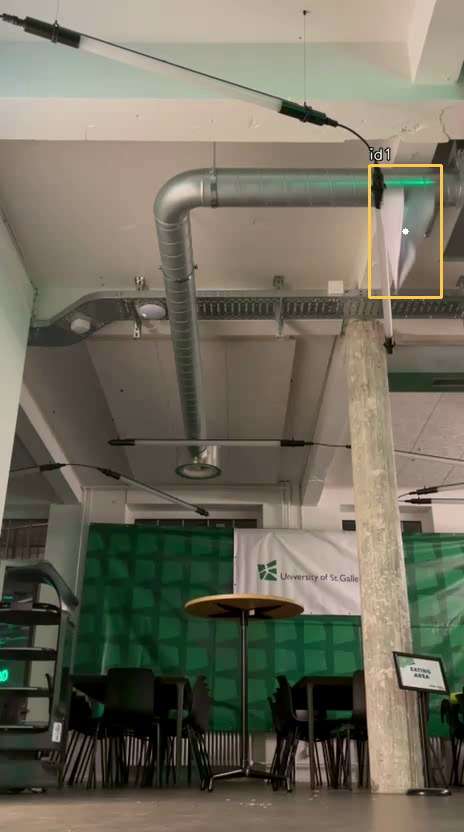
#> input picture frame 12 of app/ultralytics/out_motion_strict/annotated.mp4, 464 x 832 px, given in place of test_video.mp4, which was not available
$ python vikram_motion_detection.py
#> lines starting #> are read from the running program, lines starting #| are printed output that depends on the picture; pictures that were not available may be replaced by others from this repository, and a replacement may not be noted
import cv2
import numpy as np
import pandas as pd
from collections import deque
from pathlib import Path

# ---------------- Tunables (stricter defaults) ----------------
VIDEO_PATH      = "test_videos/test_video.mp4"
OUTPUT_DIR      = "out_motion_strict"

# --- Recall + steady (preset A) ---
MIN_AREA        = 550
MAX_AREA        = 180000
ASPECT_MIN      = 0.30
ASPECT_MAX      = 4.2
MIN_SOLIDITY    = 0.45
MIN_EXTENT      = 0.35

HISTORY         = 300
VAR_THRESHOLD   = 12
FG_THRESHOLD    = 125
WARMUP_FRAMES   = 10
GAUSS_BLUR_K    = 0    # disable pre-blur to keep edges

KERNEL_OPEN     = (3, 3)
KERNEL_CLOSE    = (3, 3)
KERNEL_DILATE   = (5, 5)

USE_FLOW        = True
MIN_SPEED_PX    = 1.6
MIN_MEAN_SPEED  = 0.8

IOU_MATCH_DIST  = 0.28
MAX_MISSES      = 10
CONFIRM_WIN_N   = 6
CONFIRM_MIN_K   = 3
IGNORE_BORDER_PX= 4


Path(OUTPUT_DIR).mkdir(parents=True, exist_ok=True)

cap = cv2.VideoCapture(VIDEO_PATH)
if not cap.isOpened():
    raise SystemExit(f"Cannot open: {VIDEO_PATH}")

W = int(cap.get(cv2.CAP_PROP_FRAME_WIDTH))
H = int(cap.get(cv2.CAP_PROP_FRAME_HEIGHT))
FPS = cap.get(cv2.CAP_PROP_FPS) or 30.0

fourcc = cv2.VideoWriter_fourcc(*"mp4v")
writer = cv2.VideoWriter(str(Path(OUTPUT_DIR, "annotated.mp4")), fourcc, FPS, (W, H))

# Background subtractor (no shadows)
fg = cv2.createBackgroundSubtractorMOG2(history=HISTORY, varThreshold=VAR_THRESHOLD, detectShadows=False)
kernel_open   = cv2.getStructuringElement(cv2.MORPH_ELLIPSE, KERNEL_OPEN)
kernel_close  = cv2.getStructuringElement(cv2.MORPH_ELLIPSE, KERNEL_CLOSE)
kernel_dilate = cv2.getStructuringElement(cv2.MORPH_ELLIPSE, KERNEL_DILATE)

# Optical flow state
prev_gray = None

# Simple tracker with temporal confirmation
tracks = {}       # id -> {box:[x1,y1,x2,y2], misses:int, hits:deque(bool, N)}
next_id = 1

def iou(a, b):
    ax1, ay1, ax2, ay2 = a; bx1, by1, bx2, by2 = b
    x1, y1 = max(ax1, bx1), max(ay1, by1)
    x2, y2 = min(ax2, bx2), min(ay2, by2)
    w, h = max(0, x2-x1), max(0, y2-y1)
    inter = w*h
    area_a = max(0, (ax2-ax1)*(ay2-ay1))
    area_b = max(0, (bx2-bx1)*(by2-by1))
    denom = max(1e-6, area_a + area_b - inter)
    return inter / denom

def associate(dets, tracks, iou_thr=IOU_MATCH_DIST):
    assigned_det = set()
    assigned_trk = set()
    matches = []
    # greedy best match per track
    for tid, t in tracks.items():
        best_iou, best_j = 0.0, None
        for j, d in enumerate(dets):
            if j in assigned_det: continue
            ov = iou(t["box"], d)
            if ov > best_iou:
                best_iou, best_j = ov, j
        if best_j is not None and best_iou >= iou_thr:
            matches.append((tid, best_j))
            assigned_trk.add(tid)
            assigned_det.add(best_j)
    new = [j for j in range(len(dets)) if j not in assigned_det]
    missed = [tid for tid in tracks.keys() if tid not in assigned_trk]
    return matches, new, missed

def shape_quality(contour, bbox_area):
    area = cv2.contourArea(contour)
    if area <= 0 or bbox_area <= 0: return 0.0, 0.0
    hull = cv2.convexHull(contour)
    hull_area = cv2.contourArea(hull)
    solidity = area / max(1e-6, hull_area)
    extent   = area / max(1e-6, bbox_area)
    return solidity, extent

rows = []
frame_idx = 0

while True:
    ok, frame = cap.read()
#> frame is the input picture: shape (832, 464, 3); mean B, G, R 93.6, 108.9, 112.9
    if not ok:
        break
    frame_idx += 1

    # Slight denoise before FG helps a lot
    if GAUSS_BLUR_K > 0:
        frame_blur = cv2.GaussianBlur(frame, (GAUSS_BLUR_K, GAUSS_BLUR_K), 0)
    else:
        frame_blur = frame

    # Foreground mask
    mask = fg.apply(frame_blur)
#> mask: shape (832, 464); every value is 255

    # Morphology pipeline: open (remove specks) -> close (fill small holes) -> dilate
    mask = cv2.morphologyEx(mask, cv2.MORPH_OPEN, kernel_open, iterations=1)
    mask = cv2.morphologyEx(mask, cv2.MORPH_CLOSE, kernel_close, iterations=1)
    _, mask = cv2.threshold(mask, FG_THRESHOLD, 255, cv2.THRESH_BINARY)
    mask = cv2.dilate(mask, kernel_dilate, iterations=2)

    # Optical flow (for motion confidence)
    gray = cv2.cvtColor(frame, cv2.COLOR_BGR2GRAY)
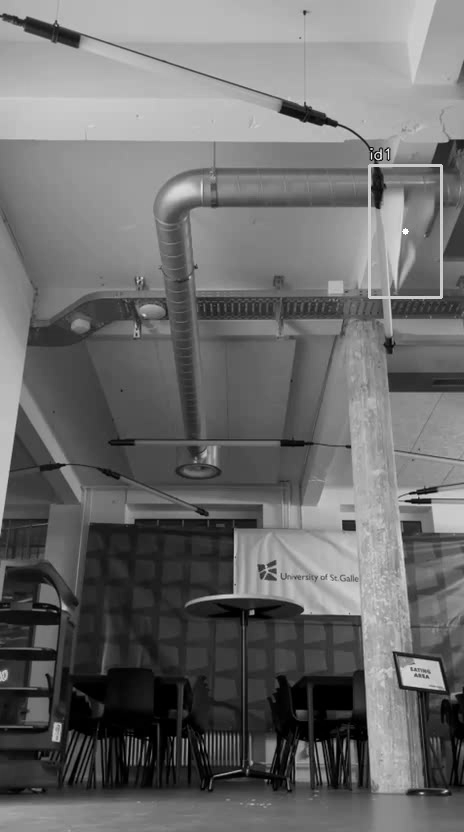
#> gray: shape (832, 464); min 0, max 255, mean 108.4
    if prev_gray is not None and USE_FLOW:
        flow = cv2.calcOpticalFlowFarneback(prev_gray, gray, None, 0.5, 3, 15, 3, 5, 1.2, 0)
        speed = np.hypot(flow[...,0], flow[...,1])
    else:
        flow = None; speed = None
    prev_gray = gray

    # Contours → detections
    cnts, _ = cv2.findContours(mask, cv2.RETR_EXTERNAL, cv2.CHAIN_APPROX_SIMPLE)
#> cnts = [[[0, 0], [0, 831], [463, 831], [463, 0]]]
    dets = []
    for c in cnts:
        x, y, w, h = cv2.boundingRect(c)
        if x <= IGNORE_BORDER_PX or y <= IGNORE_BORDER_PX or \
           (x+w) >= (W-IGNORE_BORDER_PX) or (y+h) >= (H-IGNORE_BORDER_PX):
            continue
        area = w*h
        if area < MIN_AREA or area > MAX_AREA: continue
        aspect = w / float(h) if h > 0 else 999.0
        if not (ASPECT_MIN <= aspect <= ASPECT_MAX): continue

        # shape quality
        sol, ext = shape_quality(c, area)
        if sol < MIN_SOLIDITY or ext < MIN_EXTENT: continue

        # motion confidence inside box
        if speed is not None:
            sx = speed[max(0,y):min(H,y+h), max(0,x):min(W,x+w)]
            if sx.size == 0: continue
            sp_med = float(np.median(sx))
            sp_mean = float(np.mean(sx))
            if sp_med < MIN_SPEED_PX and sp_mean < MIN_MEAN_SPEED:  # require decent movement
                continue

        dets.append([x, y, x+w, y+h])
#> this loop made 1 pass
#> (c, x, y, w, h) on pass 1: ([[0, 0], [0, 831], [463, 831], [463, 0]], 0, 0, 464, 832)
#> after the loop, dets = []

    # Warmup: let BG model stabilize first few frames
    if frame_idx <= WARMUP_FRAMES:
        vis = frame.copy()
        writer.write(vis)
        cv2.imshow("Motion detection (strict)", vis)
        if cv2.waitKey(1) & 0xFF == 27: break
#> (key Esc is pressed here)
        continue

    # Associate with tracks
    matches, new_idx, missed = associate(dets, tracks)

    # Update matched tracks
    for tid, j in matches:
        tracks[tid]["box"] = dets[j]
        tracks[tid]["misses"] = 0
        tracks[tid]["hits"].append(True)

    # New tracks
    for j in new_idx:
        tracks[next_id] = {
            "box": dets[j],
            "misses": 0,
            "hits": deque([True], maxlen=CONFIRM_WIN_N)
        }
        next_id += 1

    # Age missed tracks
    to_del = []
    for tid in missed:
        tracks[tid]["misses"] += 1
        tracks[tid]["hits"].append(False)
        if tracks[tid]["misses"] > MAX_MISSES:
            to_del.append(tid)
    for tid in to_del:
        tracks.pop(tid, None)

    # Draw confirmed tracks only (temporal voting K-of-N)
    vis = frame.copy()
    for tid, t in tracks.items():
        hits = t["hits"]
        seen_k = sum(hits)
        confirmed = (len(hits) >= min(CONFIRM_WIN_N, 3)) and (seen_k >= CONFIRM_MIN_K)

        x1,y1,x2,y2 = map(int, t["box"])
        cx, cy = (x1+x2)//2, (y1+y2)//2
        color = (80, 200, 255) if confirmed and t["misses"] == 0 else (120, 120, 120)

        # draw only confirmed tracks brightly; unconfirmed as faint boxes (or skip drawing them)
        if confirmed:
            cv2.rectangle(vis, (x1,y1), (x2,y2), color, 2)
            cv2.circle(vis, (cx,cy), 3, (255,255,255), -1)
            cv2.putText(vis, f"id{tid}", (x1, max(12, y1-6)), cv2.FONT_HERSHEY_SIMPLEX, 0.5,
                        (10,10,10), 2, cv2.LINE_AA)
            cv2.putText(vis, f"id{tid}", (x1, max(12, y1-6)), cv2.FONT_HERSHEY_SIMPLEX, 0.5,
                        (255,255,255), 1, cv2.LINE_AA)

            rows.append({
                "frame": frame_idx,
                "track_id": tid,
                "x1": x1, "y1": y1, "x2": x2, "y2": y2,
                "cx": cx, "cy": cy,
                "confirmed": True
            })
        else:
            # (optional) draw faint boxes for debugging; comment out to hide
            cv2.rectangle(vis, (x1,y1), (x2,y2), (90,90,90), 1)

    writer.write(vis)
    cv2.imshow("Motion detection (strict)", vis)
    if cv2.waitKey(1) & 0xFF == 27: break

cap.release()
writer.release()
cv2.destroyAllWindows()

# Save CSV of confirmed only
df = pd.DataFrame(rows)
csv_path = Path(OUTPUT_DIR, "detections.csv")
df.to_csv(csv_path, index=False)
print(f"Saved: {Path(OUTPUT_DIR,'annotated.mp4')} and {csv_path}")

$ run again, starting later in the video
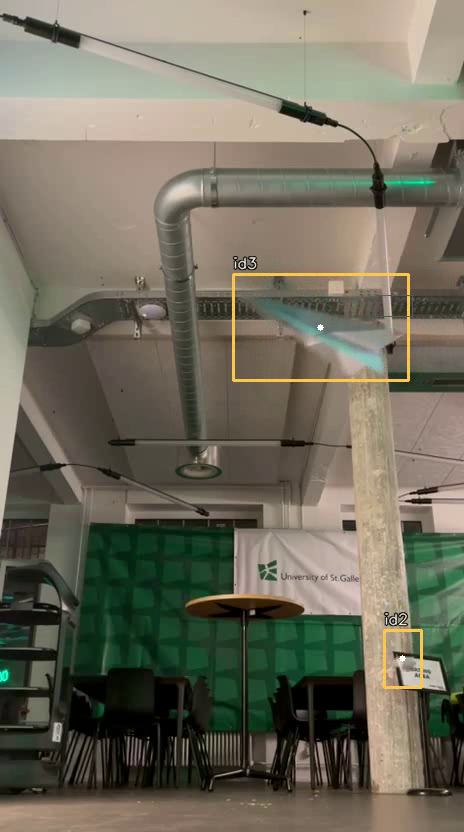
#> input picture frame 57 of app/ultralytics/out_motion_strict/annotated.mp4, 464 x 832 px, given in place of test_video.mp4, which was not available
#> frame is the input picture: shape (832, 464, 3); mean B, G, R 93.7, 109, 112.8
#> mask: shape (832, 464); every value is 255
#> `gray = cv2.cvtColor(frame, cv2.COLOR_BGR2GRAY)`:
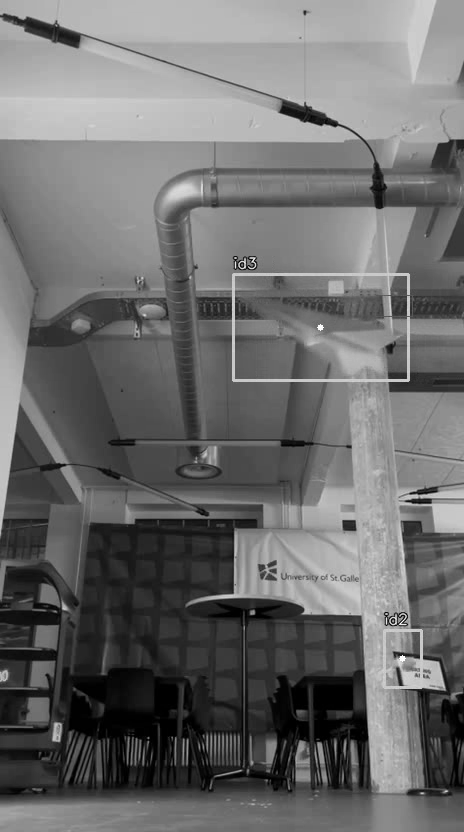
#> gray: shape (832, 464); min 0, max 254, mean 108.4
#> cnts = [[[0, 0], [0, 831], [463, 831], [463, 0]]]
#> the loop `for c in cnts:` made 1 pass
#> (c, x, y, w, h) on pass 1: ([[0, 0], [0, 831], [463, 831], [463, 0]], 0, 0, 464, 832)
#> after the loop `for c in cnts:`: dets = []

$ run again, starting later in the video
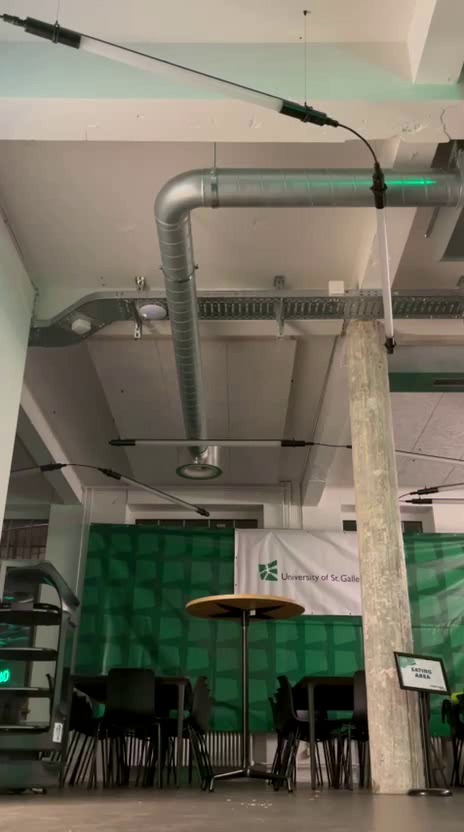
#> input picture frame 102 of app/ultralytics/out_motion_strict/annotated.mp4, 464 x 832 px, given in place of test_video.mp4, which was not available
#> frame is the input picture: shape (832, 464, 3); mean B, G, R 93.3, 108.3, 112.2
#> mask: shape (832, 464); every value is 255
#> `gray = cv2.cvtColor(frame, cv2.COLOR_BGR2GRAY)`:
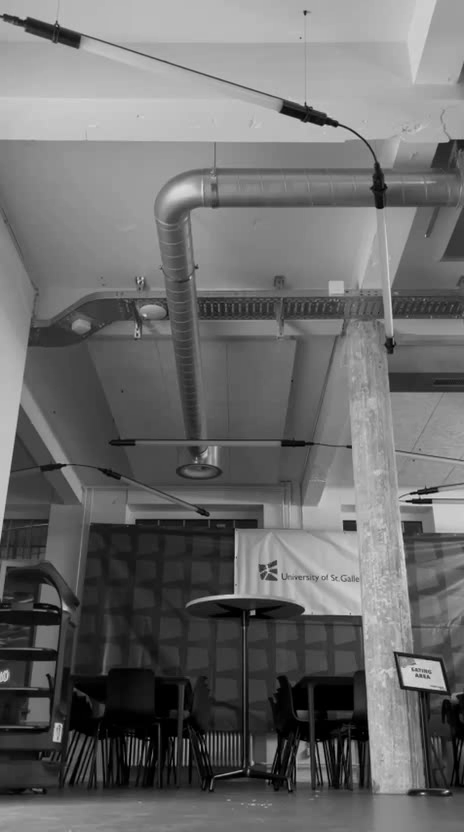
#> gray: shape (832, 464); min 0, max 220, mean 107.8
#> cnts = [[[0, 0], [0, 831], [463, 831], [463, 0]]]
#> the loop `for c in cnts:` made 1 pass
#> (c, x, y, w, h) on pass 1: ([[0, 0], [0, 831], [463, 831], [463, 0]], 0, 0, 464, 832)
#> after the loop `for c in cnts:`: dets = []
